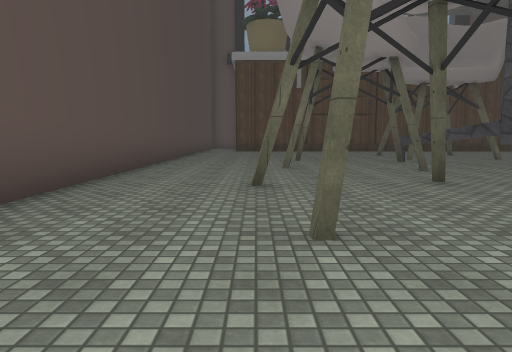
view 1 (above)

24 first-person views from a walk through a scene from a Unity 3-D project. The camera is 1.2 m above the floor, tilts 6° down and sees 70° across. The floor is counted in squares, 2 m on a side. Each view is taken from the middle of a square. On the plan, view 1 faces up. The plan holds only what a view shows up to about 10 squares ahead; the rest is blank. The place goes on beyond the plan. Some surface patterns are stand-ins.

view 2
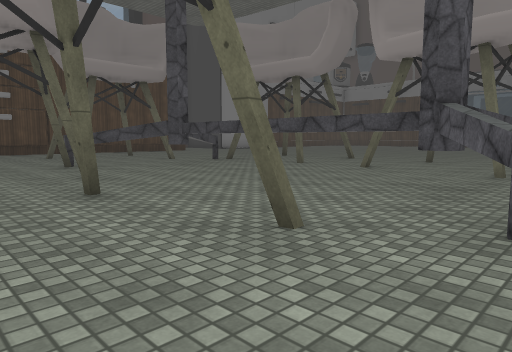

view 3
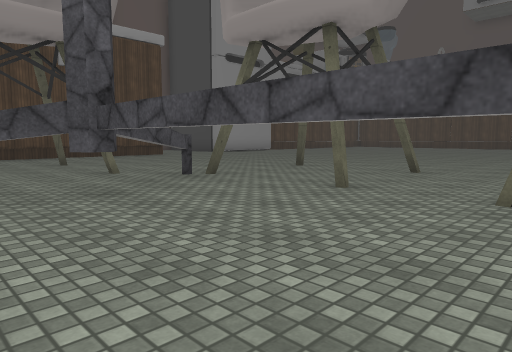

view 4
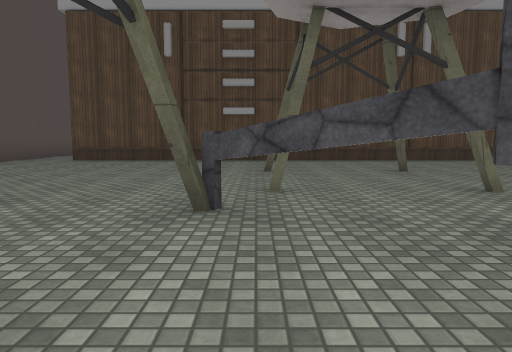

view 5
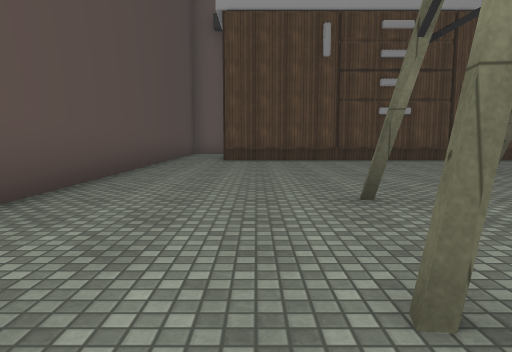

view 6
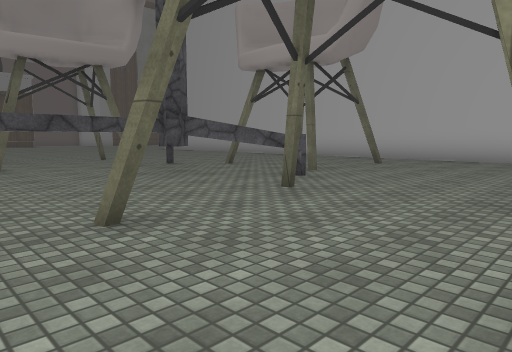

view 7
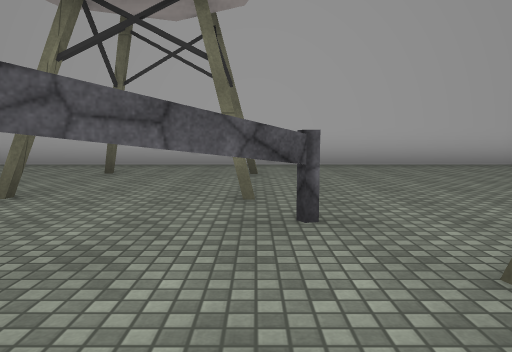

view 8
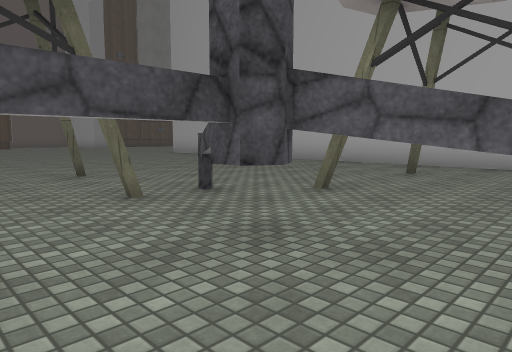

view 9
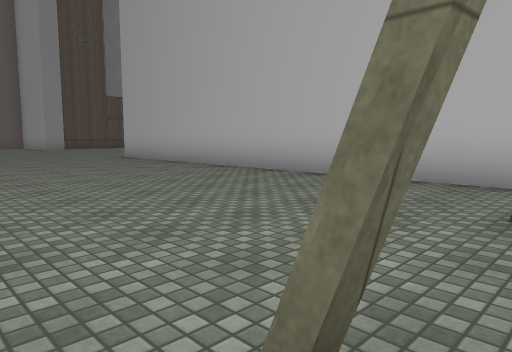

view 10
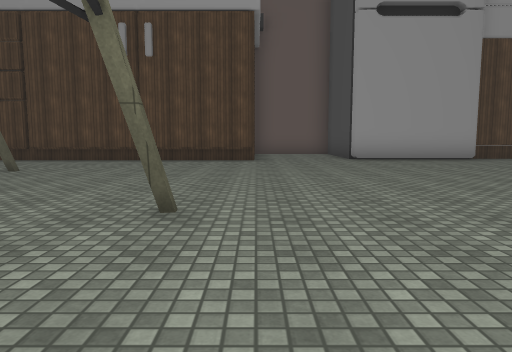

view 11
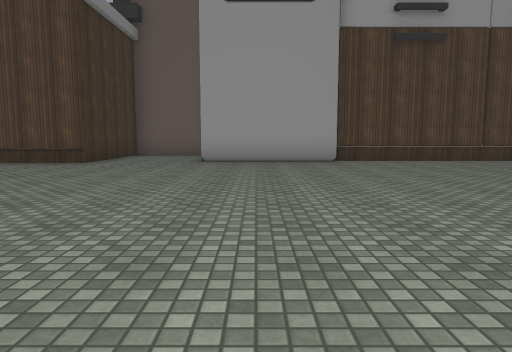

view 12
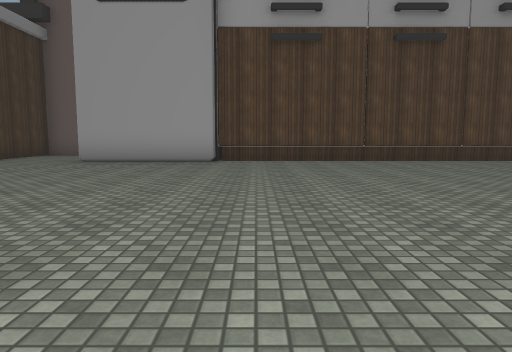

view 13
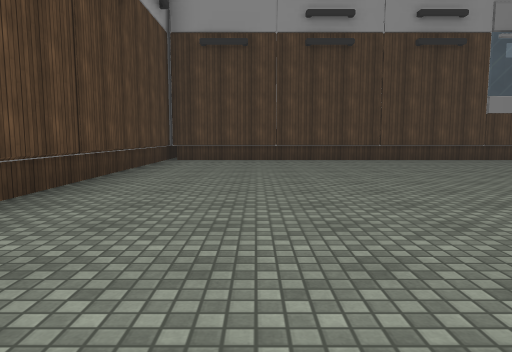

view 14
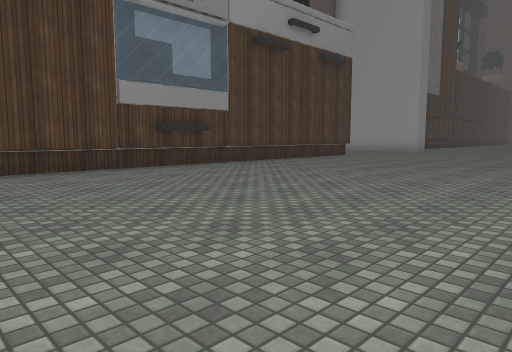

view 15
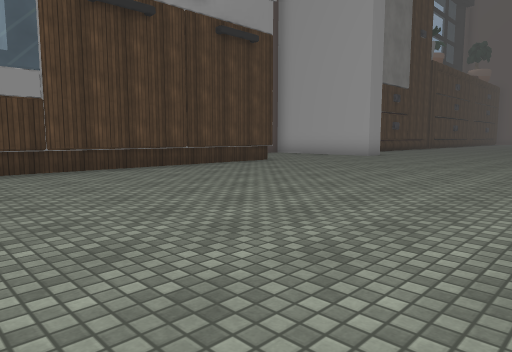

view 16
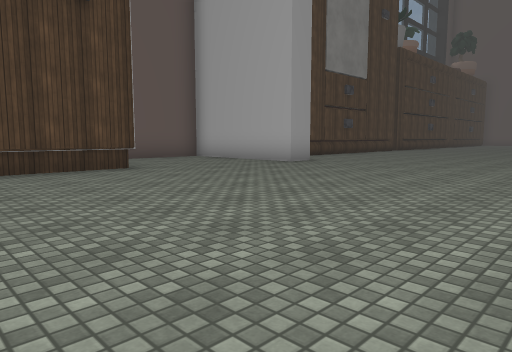

view 17
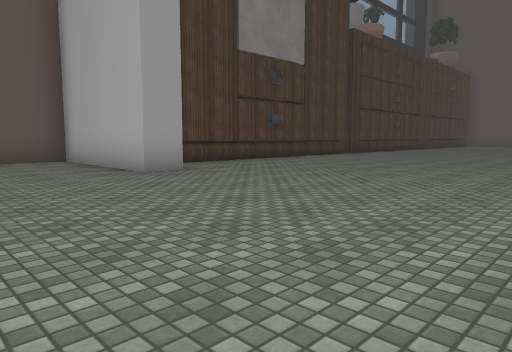

view 18
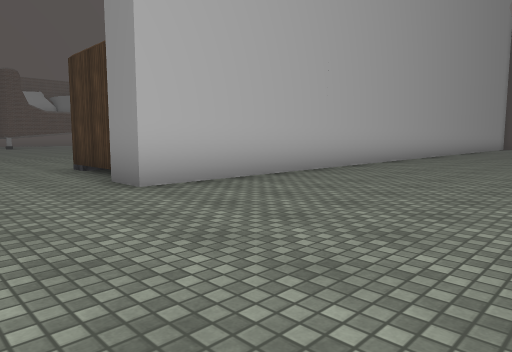

view 19
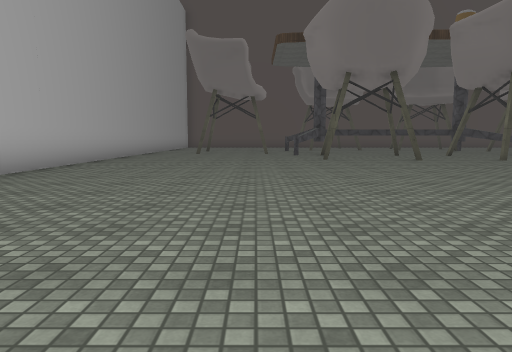

view 20
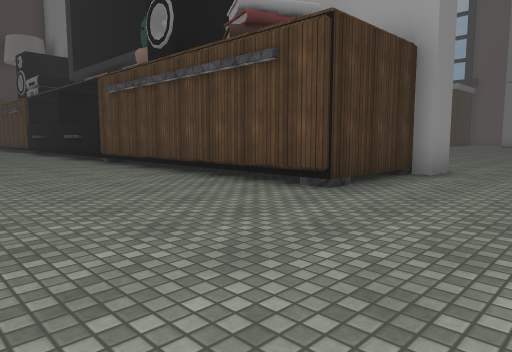

view 21
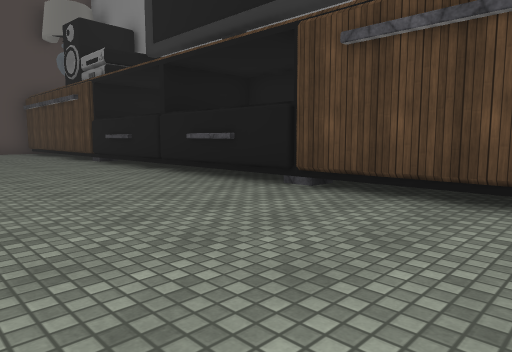

view 22
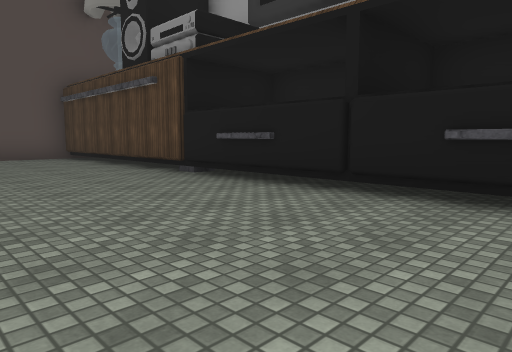

view 23
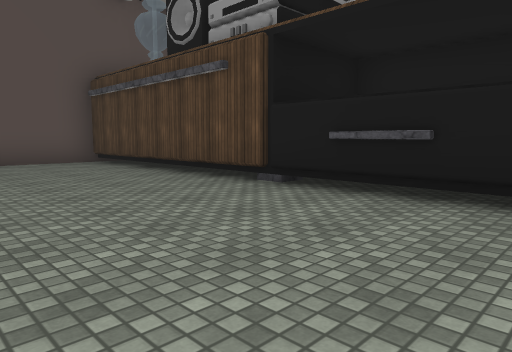

view 24
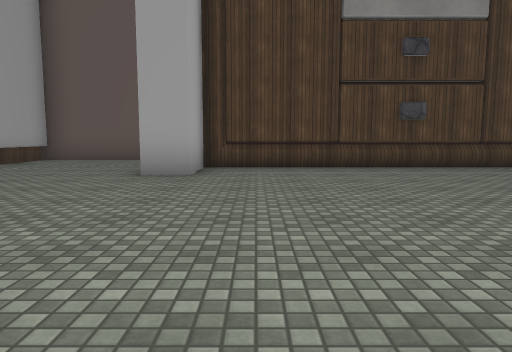

### Floor plan
Key: @ floor where view 1 was taken; # wall or solid block; . floor; ^ raised ledge; T thing the floor can be seen under or through.
Columns run from 3 left of view 1 to 29 right of it. Each row starts with its distance up from view 1.
 17               #..   #^^^^^^^^
 16 #..############..####........#
 15 #............................#
 14 #............................#
 13 #............................#
 12 #......#.#...................#
 11 #............................#
 10 #............................#
  9 #...#..T..TT.#...............#
  8 #.......TT...................#
  7 #...#.#..T...#.....  ........#
  6 #........T.#.......   .......#
  5 #....#...T.......     .......#
  4 #..#.....T.#.#.....   .......#
  3 #.....#..T..........  .......#
  2  ...#..TTTT..#...............#
  1   ...........................#
  0    @...#.#...................#^^#
 -1    .............................#
 -2    ....#.#......................#
 -3   ..............................#
 -4   ..............................#
 -5  ###################.. .....#####
 -6                   ##..........#
 -7 ####################.. .......#
 -8 #.............................#
 -9 #.............................#
-10   ..................... ......#
-11        ..........  .... ...  .#

Where each view was taken, in squares from view 1:
view 1: 0 up, 0 right, facing up
view 2: 1 up, 1 right, facing up-right
view 3: 4 up, 4 right, facing up-right
view 4: 6 up, 4 right, facing up
view 5: 6 up, 0 right, facing up
view 6: 6 up, 0 right, facing down-right
view 7: 4 up, 4 right, facing down
view 8: 4 up, 4 right, facing down-right
view 9: 1 up, 6 right, facing down-right
view 10: 6 up, 11 right, facing up
view 11: 7 up, 15 right, facing up
view 12: 7 up, 18 right, facing up
view 13: 14 up, 16 right, facing right
view 14: 11 up, 19 right, facing down-right
view 15: 7 up, 19 right, facing down-right
view 16: 3 up, 19 right, facing down-right
view 17: 1 down, 19 right, facing down-right
view 18: 0 up, 19 right, facing down-left
view 19: 0 up, 20 right, facing left
view 20: 11 down, 19 right, facing up-left
view 21: 11 down, 13 right, facing up-left
view 22: 11 down, 9 right, facing up-left
view 23: 11 down, 7 right, facing up-left
view 24: 6 down, 19 right, facing right
